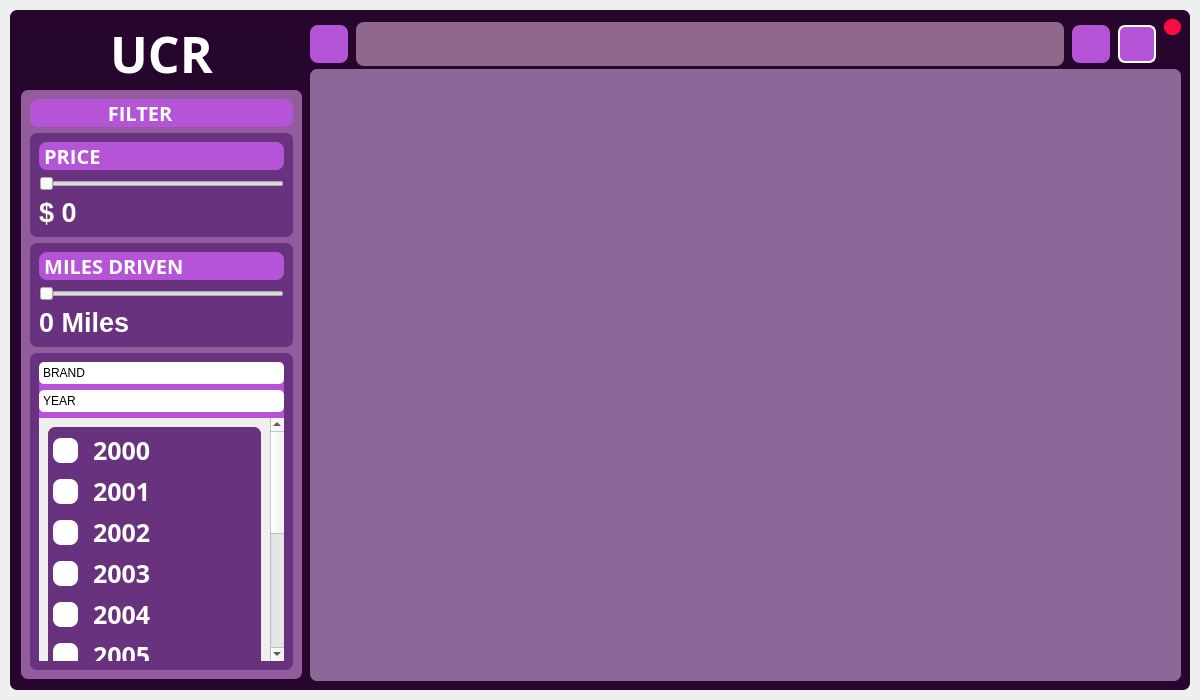
<?xml version="1.0" encoding="UTF-8"?>
<ui version="4.0">
 <class>MainWindow</class>
 <widget class="QMainWindow" name="MainWindow">
  <property name="geometry">
   <rect>
    <x>0</x>
    <y>0</y>
    <width>1200</width>
    <height>700</height>
   </rect>
  </property>
  <property name="windowTitle">
   <string>MainWindow</string>
  </property>
  <widget class="QWidget" name="centralwidget">
   <layout class="QVBoxLayout" name="background_frame_2">
    <property name="spacing">
     <number>0</number>
    </property>
    <property name="leftMargin">
     <number>10</number>
    </property>
    <property name="topMargin">
     <number>10</number>
    </property>
    <property name="rightMargin">
     <number>10</number>
    </property>
    <property name="bottomMargin">
     <number>10</number>
    </property>
    <item>
     <widget class="QFrame" name="background_frame">
      <property name="styleSheet">
       <string notr="true">QFrame {
	background-color: #27062D;
	border-radius: 7px; 
}</string>
      </property>
      <property name="frameShape">
       <enum>QFrame::NoFrame</enum>
      </property>
      <property name="frameShadow">
       <enum>QFrame::Raised</enum>
      </property>
      <layout class="QHBoxLayout" name="horizontalLayout">
       <item>
        <widget class="QFrame" name="left_main_frame">
         <property name="minimumSize">
          <size>
           <width>0</width>
           <height>0</height>
          </size>
         </property>
         <property name="maximumSize">
          <size>
           <width>285</width>
           <height>16777215</height>
          </size>
         </property>
         <property name="styleSheet">
          <string notr="true">QFrame {
	background-color: #27062D;
	border-radius: 7px; 
}</string>
         </property>
         <property name="frameShape">
          <enum>QFrame::StyledPanel</enum>
         </property>
         <property name="frameShadow">
          <enum>QFrame::Raised</enum>
         </property>
         <layout class="QVBoxLayout" name="verticalLayout_2" stretch="0,0">
          <property name="spacing">
           <number>0</number>
          </property>
          <property name="leftMargin">
           <number>0</number>
          </property>
          <property name="topMargin">
           <number>0</number>
          </property>
          <property name="rightMargin">
           <number>0</number>
          </property>
          <property name="bottomMargin">
           <number>0</number>
          </property>
          <item>
           <widget class="QFrame" name="logo_frame">
            <property name="maximumSize">
             <size>
              <width>16777215</width>
              <height>70</height>
             </size>
            </property>
            <property name="styleSheet">
             <string notr="true">QFrame {
	background-color: #27062D;
	border-radius: 7px; 
}</string>
            </property>
            <property name="frameShape">
             <enum>QFrame::StyledPanel</enum>
            </property>
            <property name="frameShadow">
             <enum>QFrame::Raised</enum>
            </property>
            <layout class="QVBoxLayout" name="verticalLayout_14">
             <property name="spacing">
              <number>0</number>
             </property>
             <property name="leftMargin">
              <number>0</number>
             </property>
             <property name="topMargin">
              <number>0</number>
             </property>
             <property name="rightMargin">
              <number>0</number>
             </property>
             <property name="bottomMargin">
              <number>0</number>
             </property>
             <item alignment="Qt::AlignTop">
              <widget class="QPushButton" name="Hbutton">
               <property name="minimumSize">
                <size>
                 <width>0</width>
                 <height>0</height>
                </size>
               </property>
               <property name="maximumSize">
                <size>
                 <width>1000</width>
                 <height>100</height>
                </size>
               </property>
               <property name="cursor">
                <cursorShape>PointingHandCursor</cursorShape>
               </property>
               <property name="styleSheet">
                <string notr="true">QPushButton { 
	border:none;
	background-color: #27062D;
	font-size: 50px; 
	font-weight: bold; 
	font-family: Segoe Print;
	color: white;
} 

QPushButton:hover {
	color: rgb(156,39,176);
}

</string>
               </property>
               <property name="text">
                <string>UCR</string>
               </property>
              </widget>
             </item>
            </layout>
           </widget>
          </item>
          <item>
           <widget class="QFrame" name="filter_frame">
            <property name="styleSheet">
             <string notr="true">QFrame{
	background-color: #27062D;
}</string>
            </property>
            <property name="frameShape">
             <enum>QFrame::StyledPanel</enum>
            </property>
            <property name="frameShadow">
             <enum>QFrame::Raised</enum>
            </property>
            <layout class="QVBoxLayout" name="verticalLayout_15">
             <property name="spacing">
              <number>2</number>
             </property>
             <property name="leftMargin">
              <number>2</number>
             </property>
             <property name="topMargin">
              <number>2</number>
             </property>
             <property name="rightMargin">
              <number>2</number>
             </property>
             <property name="bottomMargin">
              <number>2</number>
             </property>
             <item>
              <widget class="QFrame" name="inside_filter_frame">
               <property name="styleSheet">
                <string notr="true">QFrame {
	background-color: rgb(146, 91, 156);
}</string>
               </property>
               <property name="frameShape">
                <enum>QFrame::StyledPanel</enum>
               </property>
               <property name="frameShadow">
                <enum>QFrame::Raised</enum>
               </property>
               <layout class="QVBoxLayout" name="verticalLayout_6">
                <item>
                 <widget class="QLabel" name="label">
                  <property name="styleSheet">
                   <string notr="true">QLabel {
	background-color: #B554D7;
	border-radius: 8px; 
	font-size: 20px;
	font-weight: bold;
	font-family: Open Sans; 
	color:white;
	text-align: center;
} </string>
                  </property>
                  <property name="text">
                   <string>               FILTER</string>
                  </property>
                 </widget>
                </item>
                <item>
                 <widget class="QFrame" name="price_frame">
                  <property name="styleSheet">
                   <string notr="true">QFrame {
	background-color: rgb(105, 50, 126);
}</string>
                  </property>
                  <property name="frameShape">
                   <enum>QFrame::StyledPanel</enum>
                  </property>
                  <property name="frameShadow">
                   <enum>QFrame::Raised</enum>
                  </property>
                  <layout class="QVBoxLayout" name="verticalLayout_9">
                   <item alignment="Qt::AlignTop">
                    <widget class="QLabel" name="price_bar">
                     <property name="styleSheet">
                      <string notr="true">QLabel {
	background-color: #B554D7;
	border-radius: 8px; 
	font-size: 20px;
	font-weight: bold;
	font-family: Open Sans; 
	color:white
} </string>
                     </property>
                     <property name="text">
                      <string> PRICE</string>
                     </property>
                    </widget>
                   </item>
                   <item>
                    <widget class="QSlider" name="price_slider">
                     <property name="cursor">
                      <cursorShape>PointingHandCursor</cursorShape>
                     </property>
                     <property name="maximum">
                      <number>50000</number>
                     </property>
                     <property name="pageStep">
                      <number>1</number>
                     </property>
                     <property name="orientation">
                      <enum>Qt::Horizontal</enum>
                     </property>
                     <property name="tickPosition">
                      <enum>QSlider::NoTicks</enum>
                     </property>
                     <property name="tickInterval">
                      <number>1</number>
                     </property>
                    </widget>
                   </item>
                   <item>
                    <widget class="QLabel" name="price_label">
                     <property name="styleSheet">
                      <string notr="true">QLabel {
	color:white;
	font-size:20pt;
	font-weight:bold;
}</string>
                     </property>
                     <property name="text">
                      <string>$ 0</string>
                     </property>
                    </widget>
                   </item>
                  </layout>
                 </widget>
                </item>
                <item>
                 <widget class="QFrame" name="mile_frame">
                  <property name="styleSheet">
                   <string notr="true">QFrame {
	background-color: rgb(105, 50, 126);
}</string>
                  </property>
                  <property name="frameShape">
                   <enum>QFrame::StyledPanel</enum>
                  </property>
                  <property name="frameShadow">
                   <enum>QFrame::Raised</enum>
                  </property>
                  <layout class="QVBoxLayout" name="verticalLayout_10">
                   <item alignment="Qt::AlignTop">
                    <widget class="QLabel" name="miles_bar">
                     <property name="styleSheet">
                      <string notr="true">QLabel {
	background-color: #B554D7;
	border-radius: 8px; 
	font-size: 20px;
	font-weight: bold;
	font-family: Open Sans; 
	color:white;
} </string>
                     </property>
                     <property name="text">
                      <string> MILES DRIVEN</string>
                     </property>
                    </widget>
                   </item>
                   <item>
                    <widget class="QSlider" name="miles_slider">
                     <property name="cursor">
                      <cursorShape>PointingHandCursor</cursorShape>
                     </property>
                     <property name="maximum">
                      <number>100000</number>
                     </property>
                     <property name="pageStep">
                      <number>1</number>
                     </property>
                     <property name="orientation">
                      <enum>Qt::Horizontal</enum>
                     </property>
                     <property name="tickPosition">
                      <enum>QSlider::NoTicks</enum>
                     </property>
                    </widget>
                   </item>
                   <item>
                    <widget class="QLabel" name="mile_label">
                     <property name="styleSheet">
                      <string notr="true">QLabel {
	color:white;
	font-size:20pt;
	font-weight:bold;
}</string>
                     </property>
                     <property name="text">
                      <string>0 Miles</string>
                     </property>
                    </widget>
                   </item>
                  </layout>
                 </widget>
                </item>
                <item>
                 <widget class="QFrame" name="drop_down_frame">
                  <property name="styleSheet">
                   <string notr="true">QFrame {
	background-color: rgb(105, 50, 126);
}</string>
                  </property>
                  <property name="frameShape">
                   <enum>QFrame::StyledPanel</enum>
                  </property>
                  <property name="frameShadow">
                   <enum>QFrame::Raised</enum>
                  </property>
                  <layout class="QVBoxLayout" name="verticalLayout_16">
                   <item>
                    <widget class="QToolBox" name="year_brand_dropdown">
                     <property name="cursor">
                      <cursorShape>PointingHandCursor</cursorShape>
                     </property>
                     <property name="styleSheet">
                      <string notr="true">QToolBox {
	background-color: #B554D7;
	border-radius: 8px;
	font-size:20pt; 
	font-weight: bold;
	font-family: Open Sans; 
	color:white;
	text-align: left;
}

QToolBox::tab{
	border-radius: 5px;
	background-color: white;
	text-align: left;
}</string>
                     </property>
                     <property name="currentIndex">
                      <number>1</number>
                     </property>
                     <widget class="QWidget" name="brand_title">
                      <property name="geometry">
                       <rect>
                        <x>0</x>
                        <y>0</y>
                        <width>228</width>
                        <height>303</height>
                       </rect>
                      </property>
                      <attribute name="label">
                       <string>BRAND</string>
                      </attribute>
                      <layout class="QVBoxLayout" name="verticalLayout_4">
                       <item>
                        <widget class="QFrame" name="brand_check_frame">
                         <property name="frameShape">
                          <enum>QFrame::StyledPanel</enum>
                         </property>
                         <property name="frameShadow">
                          <enum>QFrame::Raised</enum>
                         </property>
                         <layout class="QVBoxLayout" name="verticalLayout_7">
                          <property name="spacing">
                           <number>5</number>
                          </property>
                          <property name="leftMargin">
                           <number>5</number>
                          </property>
                          <property name="topMargin">
                           <number>5</number>
                          </property>
                          <property name="rightMargin">
                           <number>5</number>
                          </property>
                          <property name="bottomMargin">
                           <number>5</number>
                          </property>
                          <item>
                           <widget class="QCheckBox" name="nis_check">
                            <property name="cursor">
                             <cursorShape>PointingHandCursor</cursorShape>
                            </property>
                            <property name="styleSheet">
                             <string notr="true">QCheckBox::indicator{ 
	width:25px;
	height:25px; 
	background-color:white;
	border-radius: 8px; 
}

QCheckBox {
	font-size: 25px;
	spacing:15px;
	color:white;
	font-weight:bold;
	font-family: Open Sans; 
}

QCheckBox::indicator:unchecked {
	background-color: white;
}

QCheckBox::indicator:checked {
	background-color:rgb(255, 108, 235)
}</string>
                            </property>
                            <property name="text">
                             <string>Nissan</string>
                            </property>
                           </widget>
                          </item>
                          <item>
                           <widget class="QCheckBox" name="lex_check">
                            <property name="cursor">
                             <cursorShape>PointingHandCursor</cursorShape>
                            </property>
                            <property name="styleSheet">
                             <string notr="true">QCheckBox::indicator{ 
	width:25px;
	height:25px; 
	background-color:white;
	border-radius: 8px; 
}

QCheckBox {
	font-size: 25px;
	spacing:15px;
	color:white;
	font-weight:bold;
	font-family: Open Sans; 
}

QCheckBox::indicator:unchecked {
	background-color: white;
}

QCheckBox::indicator:checked {
	background-color:rgb(255, 108, 235)
}</string>
                            </property>
                            <property name="text">
                             <string>Lexus</string>
                            </property>
                           </widget>
                          </item>
                          <item>
                           <widget class="QCheckBox" name="chev_check">
                            <property name="cursor">
                             <cursorShape>PointingHandCursor</cursorShape>
                            </property>
                            <property name="styleSheet">
                             <string notr="true">QCheckBox::indicator{ 
	width:25px;
	height:25px; 
	background-color:white;
	border-radius: 8px; 
}

QCheckBox {
	font-size: 25px;
	spacing:15px;
	color:white;
	font-weight:bold;
	font-family: Open Sans; 
}

QCheckBox::indicator:unchecked {
	background-color: white;
}

QCheckBox::indicator:checked {
	background-color:rgb(255, 108, 235)
}</string>
                            </property>
                            <property name="text">
                             <string>Chevrolet</string>
                            </property>
                           </widget>
                          </item>
                          <item>
                           <widget class="QCheckBox" name="ford_check">
                            <property name="cursor">
                             <cursorShape>PointingHandCursor</cursorShape>
                            </property>
                            <property name="styleSheet">
                             <string notr="true">QCheckBox::indicator{ 
	width:25px;
	height:25px; 
	background-color:white;
	border-radius: 8px; 
}

QCheckBox {
	font-size: 25px;
	spacing:15px;
	color:white;
	font-weight:bold;
	font-family: Open Sans; 
}

QCheckBox::indicator:unchecked {
	background-color: white;
}

QCheckBox::indicator:checked {
	background-color:rgb(255, 108, 235)
}</string>
                            </property>
                            <property name="text">
                             <string>Ford</string>
                            </property>
                           </widget>
                          </item>
                          <item>
                           <widget class="QCheckBox" name="tesla_check">
                            <property name="cursor">
                             <cursorShape>PointingHandCursor</cursorShape>
                            </property>
                            <property name="styleSheet">
                             <string notr="true">QCheckBox::indicator{ 
	width:25px;
	height:25px; 
	background-color:white;
	border-radius: 8px; 
}

QCheckBox {
	font-size: 25px;
	spacing:15px;
	color:white;
	font-weight:bold;
	font-family: Open Sans; 
}

QCheckBox::indicator:unchecked {
	background-color: white;
}

QCheckBox::indicator:checked {
	background-color:rgb(255, 108, 235)
}</string>
                            </property>
                            <property name="text">
                             <string>Tesla</string>
                            </property>
                           </widget>
                          </item>
                          <item>
                           <widget class="QCheckBox" name="bmw_check">
                            <property name="cursor">
                             <cursorShape>PointingHandCursor</cursorShape>
                            </property>
                            <property name="styleSheet">
                             <string notr="true">QCheckBox::indicator{ 
	width:25px;
	height:25px; 
	background-color:white;
	border-radius: 8px; 
}

QCheckBox {
	font-size: 25px;
	spacing:15px;
	color:white;
	font-weight:bold;
	font-family: Open Sans; 
}

QCheckBox::indicator:unchecked {
	background-color: white;
}

QCheckBox::indicator:checked {
	background-color:rgb(255, 108, 235)
}</string>
                            </property>
                            <property name="text">
                             <string>BMW</string>
                            </property>
                           </widget>
                          </item>
                          <item>
                           <widget class="QCheckBox" name="cad_check">
                            <property name="cursor">
                             <cursorShape>PointingHandCursor</cursorShape>
                            </property>
                            <property name="styleSheet">
                             <string notr="true">QCheckBox::indicator{ 
	width:25px;
	height:25px; 
	background-color:white;
	border-radius: 8px; 
}

QCheckBox {
	font-size: 25px;
	spacing:15px;
	color:white;
	font-weight:bold;
	font-family: Open Sans; 
}

QCheckBox::indicator:unchecked {
	background-color: white;
}

QCheckBox::indicator:checked {
	background-color:rgb(255, 108, 235)
}</string>
                            </property>
                            <property name="text">
                             <string>Cadillac</string>
                            </property>
                           </widget>
                          </item>
                          <item>
                           <widget class="QCheckBox" name="honda_check">
                            <property name="cursor">
                             <cursorShape>PointingHandCursor</cursorShape>
                            </property>
                            <property name="styleSheet">
                             <string notr="true">QCheckBox::indicator{ 
	width:25px;
	height:25px; 
	background-color:white;
	border-radius: 8px; 
}

QCheckBox {
	font-size: 25px;
	spacing:15px;
	color:white;
	font-weight:bold;
	font-family: Open Sans; 
}

QCheckBox::indicator:unchecked {
	background-color: white;
}

QCheckBox::indicator:checked {
	background-color:rgb(255, 108, 235)
}</string>
                            </property>
                            <property name="text">
                             <string>Honda</string>
                            </property>
                           </widget>
                          </item>
                         </layout>
                        </widget>
                       </item>
                      </layout>
                     </widget>
                     <widget class="QWidget" name="year_title">
                      <property name="geometry">
                       <rect>
                        <x>0</x>
                        <y>0</y>
                        <width>228</width>
                        <height>443</height>
                       </rect>
                      </property>
                      <attribute name="label">
                       <string>YEAR</string>
                      </attribute>
                      <layout class="QVBoxLayout" name="verticalLayout_8">
                       <item>
                        <widget class="QFrame" name="year_frame">
                         <property name="frameShape">
                          <enum>QFrame::StyledPanel</enum>
                         </property>
                         <property name="frameShadow">
                          <enum>QFrame::Raised</enum>
                         </property>
                         <layout class="QVBoxLayout" name="verticalLayout_11">
                          <property name="spacing">
                           <number>5</number>
                          </property>
                          <property name="leftMargin">
                           <number>5</number>
                          </property>
                          <property name="topMargin">
                           <number>5</number>
                          </property>
                          <property name="rightMargin">
                           <number>5</number>
                          </property>
                          <property name="bottomMargin">
                           <number>5</number>
                          </property>
                          <item>
                           <widget class="QCheckBox" name="year_check">
                            <property name="cursor">
                             <cursorShape>PointingHandCursor</cursorShape>
                            </property>
                            <property name="styleSheet">
                             <string notr="true">QCheckBox::indicator{ 
	width:25px;
	height:25px; 
	background-color:white;
	border-radius: 8px; 
}

QCheckBox {
	font-size: 25px;
	spacing:15px;
	color:white;
	font-weight:bold;
	font-family: Open Sans; 
}

QCheckBox::indicator:unchecked {
	background-color: white;
}

QCheckBox::indicator:checked {
	background-color:rgb(255, 108, 235)
}</string>
                            </property>
                            <property name="text">
                             <string>2000</string>
                            </property>
                           </widget>
                          </item>
                          <item>
                           <widget class="QCheckBox" name="year_check1">
                            <property name="cursor">
                             <cursorShape>PointingHandCursor</cursorShape>
                            </property>
                            <property name="styleSheet">
                             <string notr="true">QCheckBox::indicator{ 
	width:25px;
	height:25px; 
	background-color:white;
	border-radius: 8px; 
}

QCheckBox {
	font-size: 25px;
	spacing:15px;
	color:white;
	font-weight:bold;
	font-family: Open Sans; 
}

QCheckBox::indicator:unchecked {
	background-color: white;
}

QCheckBox::indicator:checked {
	background-color:rgb(255, 108, 235)
}</string>
                            </property>
                            <property name="text">
                             <string>2001</string>
                            </property>
                           </widget>
                          </item>
                          <item>
                           <widget class="QCheckBox" name="year_check2">
                            <property name="cursor">
                             <cursorShape>PointingHandCursor</cursorShape>
                            </property>
                            <property name="styleSheet">
                             <string notr="true">QCheckBox::indicator{ 
	width:25px;
	height:25px; 
	background-color:white;
	border-radius: 8px; 
}

QCheckBox {
	font-size: 25px;
	spacing:15px;
	color:white;
	font-weight:bold;
	font-family: Open Sans; 
}

QCheckBox::indicator:unchecked {
	background-color: white;
}

QCheckBox::indicator:checked {
	background-color:rgb(255, 108, 235)
}</string>
                            </property>
                            <property name="text">
                             <string>2002</string>
                            </property>
                           </widget>
                          </item>
                          <item>
                           <widget class="QCheckBox" name="year_check3">
                            <property name="cursor">
                             <cursorShape>PointingHandCursor</cursorShape>
                            </property>
                            <property name="styleSheet">
                             <string notr="true">QCheckBox::indicator{ 
	width:25px;
	height:25px; 
	background-color:white;
	border-radius: 8px; 
}

QCheckBox {
	font-size: 25px;
	spacing:15px;
	color:white;
	font-weight:bold;
	font-family: Open Sans; 
}

QCheckBox::indicator:unchecked {
	background-color: white;
}

QCheckBox::indicator:checked {
	background-color:rgb(255, 108, 235)
}</string>
                            </property>
                            <property name="text">
                             <string>2003</string>
                            </property>
                           </widget>
                          </item>
                          <item>
                           <widget class="QCheckBox" name="year_check4">
                            <property name="cursor">
                             <cursorShape>PointingHandCursor</cursorShape>
                            </property>
                            <property name="styleSheet">
                             <string notr="true">QCheckBox::indicator{ 
	width:25px;
	height:25px; 
	background-color:white;
	border-radius: 8px; 
}

QCheckBox {
	font-size: 25px;
	spacing:15px;
	color:white;
	font-weight:bold;
	font-family: Open Sans; 
}

QCheckBox::indicator:unchecked {
	background-color: white;
}

QCheckBox::indicator:checked {
	background-color:rgb(255, 108, 235)
}</string>
                            </property>
                            <property name="text">
                             <string>2004</string>
                            </property>
                           </widget>
                          </item>
                          <item>
                           <widget class="QCheckBox" name="year_check5">
                            <property name="cursor">
                             <cursorShape>PointingHandCursor</cursorShape>
                            </property>
                            <property name="styleSheet">
                             <string notr="true">QCheckBox::indicator{ 
	width:25px;
	height:25px; 
	background-color:white;
	border-radius: 8px; 
}

QCheckBox {
	font-size: 25px;
	spacing:15px;
	color:white;
	font-weight:bold;
	font-family: Open Sans; 
}

QCheckBox::indicator:unchecked {
	background-color: white;
}

QCheckBox::indicator:checked {
	background-color:rgb(255, 108, 235)
}</string>
                            </property>
                            <property name="text">
                             <string>2005</string>
                            </property>
                           </widget>
                          </item>
                          <item>
                           <widget class="QCheckBox" name="year_check6">
                            <property name="cursor">
                             <cursorShape>PointingHandCursor</cursorShape>
                            </property>
                            <property name="styleSheet">
                             <string notr="true">QCheckBox::indicator{ 
	width:25px;
	height:25px; 
	background-color:white;
	border-radius: 8px; 
}

QCheckBox {
	font-size: 25px;
	spacing:15px;
	color:white;
	font-weight:bold;
	font-family: Open Sans; 
}

QCheckBox::indicator:unchecked {
	background-color: white;
}

QCheckBox::indicator:checked {
	background-color:rgb(255, 108, 235)
}</string>
                            </property>
                            <property name="text">
                             <string>2006</string>
                            </property>
                           </widget>
                          </item>
                          <item>
                           <widget class="QCheckBox" name="year_check7">
                            <property name="cursor">
                             <cursorShape>PointingHandCursor</cursorShape>
                            </property>
                            <property name="styleSheet">
                             <string notr="true">QCheckBox::indicator{ 
	width:25px;
	height:25px; 
	background-color:white;
	border-radius: 8px; 
}

QCheckBox {
	font-size: 25px;
	spacing:15px;
	color:white;
	font-weight:bold;
	font-family: Open Sans; 
}

QCheckBox::indicator:unchecked {
	background-color: white;
}

QCheckBox::indicator:checked {
	background-color:rgb(255, 108, 235)
}</string>
                            </property>
                            <property name="text">
                             <string>2007</string>
                            </property>
                           </widget>
                          </item>
                          <item>
                           <widget class="QCheckBox" name="year_check8">
                            <property name="cursor">
                             <cursorShape>PointingHandCursor</cursorShape>
                            </property>
                            <property name="styleSheet">
                             <string notr="true">QCheckBox::indicator{ 
	width:25px;
	height:25px; 
	background-color:white;
	border-radius: 8px; 
}

QCheckBox {
	font-size: 25px;
	spacing:15px;
	color:white;
	font-weight:bold;
	font-family: Open Sans; 
}

QCheckBox::indicator:unchecked {
	background-color: white;
}

QCheckBox::indicator:checked {
	background-color:rgb(255, 108, 235)
}</string>
                            </property>
                            <property name="text">
                             <string>2008</string>
                            </property>
                           </widget>
                          </item>
                          <item>
                           <widget class="QCheckBox" name="year_check9">
                            <property name="cursor">
                             <cursorShape>PointingHandCursor</cursorShape>
                            </property>
                            <property name="styleSheet">
                             <string notr="true">QCheckBox::indicator{ 
	width:25px;
	height:25px; 
	background-color:white;
	border-radius: 8px; 
}

QCheckBox {
	font-size: 25px;
	spacing:15px;
	color:white;
	font-weight:bold;
	font-family: Open Sans; 
}

QCheckBox::indicator:unchecked {
	background-color: white;
}

QCheckBox::indicator:checked {
	background-color:rgb(255, 108, 235)
}</string>
                            </property>
                            <property name="text">
                             <string>2009</string>
                            </property>
                           </widget>
                          </item>
                          <item>
                           <widget class="QCheckBox" name="year_check10">
                            <property name="cursor">
                             <cursorShape>PointingHandCursor</cursorShape>
                            </property>
                            <property name="styleSheet">
                             <string notr="true">QCheckBox::indicator{ 
	width:25px;
	height:25px; 
	background-color:white;
	border-radius: 8px; 
}

QCheckBox {
	font-size: 25px;
	spacing:15px;
	color:white;
	font-weight:bold;
	font-family: Open Sans; 
}

QCheckBox::indicator:unchecked {
	background-color: white;
}

QCheckBox::indicator:checked {
	background-color:rgb(255, 108, 235)
}</string>
                            </property>
                            <property name="text">
                             <string>2010</string>
                            </property>
                           </widget>
                          </item>
                          <item>
                           <widget class="QCheckBox" name="year_check11">
                            <property name="cursor">
                             <cursorShape>PointingHandCursor</cursorShape>
                            </property>
                            <property name="styleSheet">
                             <string notr="true">QCheckBox::indicator{ 
	width:25px;
	height:25px; 
	background-color:white;
	border-radius: 8px; 
}

QCheckBox {
	font-size: 25px;
	spacing:15px;
	color:white;
	font-weight:bold;
	font-family: Open Sans; 
}

QCheckBox::indicator:unchecked {
	background-color: white;
}

QCheckBox::indicator:checked {
	background-color:rgb(255, 108, 235)
}</string>
                            </property>
                            <property name="text">
                             <string>2011</string>
                            </property>
                           </widget>
                          </item>
                         </layout>
                        </widget>
                       </item>
                      </layout>
                     </widget>
                    </widget>
                   </item>
                  </layout>
                 </widget>
                </item>
               </layout>
              </widget>
             </item>
            </layout>
           </widget>
          </item>
         </layout>
        </widget>
       </item>
       <item>
        <widget class="QFrame" name="right_main_frame">
         <property name="maximumSize">
          <size>
           <width>10000</width>
           <height>800</height>
          </size>
         </property>
         <property name="layoutDirection">
          <enum>Qt::LeftToRight</enum>
         </property>
         <property name="styleSheet">
          <string notr="true">QFrame{
	background-color: #27062D;
}</string>
         </property>
         <property name="frameShape">
          <enum>QFrame::StyledPanel</enum>
         </property>
         <property name="frameShadow">
          <enum>QFrame::Raised</enum>
         </property>
         <layout class="QVBoxLayout" name="verticalLayout">
          <property name="spacing">
           <number>0</number>
          </property>
          <property name="leftMargin">
           <number>0</number>
          </property>
          <property name="topMargin">
           <number>0</number>
          </property>
          <property name="rightMargin">
           <number>0</number>
          </property>
          <property name="bottomMargin">
           <number>0</number>
          </property>
          <item>
           <widget class="QFrame" name="upper_frame">
            <property name="minimumSize">
             <size>
              <width>0</width>
              <height>50</height>
             </size>
            </property>
            <property name="maximumSize">
             <size>
              <width>16777215</width>
              <height>55</height>
             </size>
            </property>
            <property name="styleSheet">
             <string notr="true">QFrame{
	background-color: #27062D;
}</string>
            </property>
            <property name="frameShape">
             <enum>QFrame::StyledPanel</enum>
            </property>
            <property name="frameShadow">
             <enum>QFrame::Raised</enum>
            </property>
            <layout class="QHBoxLayout" name="horizontalLayout_2">
             <property name="spacing">
              <number>8</number>
             </property>
             <property name="leftMargin">
              <number>0</number>
             </property>
             <property name="topMargin">
              <number>0</number>
             </property>
             <property name="rightMargin">
              <number>0</number>
             </property>
             <property name="bottomMargin">
              <number>0</number>
             </property>
             <item alignment="Qt::AlignRight">
              <widget class="QPushButton" name="filter_button">
               <property name="minimumSize">
                <size>
                 <width>38</width>
                 <height>38</height>
                </size>
               </property>
               <property name="sizeIncrement">
                <size>
                 <width>16</width>
                 <height>16</height>
                </size>
               </property>
               <property name="baseSize">
                <size>
                 <width>16</width>
                 <height>16</height>
                </size>
               </property>
               <property name="cursor">
                <cursorShape>PointingHandCursor</cursorShape>
               </property>
               <property name="styleSheet">
                <string notr="true">QPushButton {
	background-color: rgb(181, 84, 215);
	border-radius: 8px;
}

QPushButton:hover {
	background-color: rgba(181, 84, 215,150);
}</string>
               </property>
               <property name="text">
                <string/>
               </property>
               <property name="icon">
                <iconset>
                 <normaloff>:/Icons/Icons/checkbox.png</normaloff>:/Icons/Icons/checkbox.png</iconset>
               </property>
               <property name="iconSize">
                <size>
                 <width>38</width>
                 <height>38</height>
                </size>
               </property>
              </widget>
             </item>
             <item>
              <widget class="QLineEdit" name="search_bar">
               <property name="styleSheet">
                <string notr="true">QLineEdit {
	background-color: rgb(144,104,140);
	border-radius: 8px;
	font-size: 30px;
	color:white	;
	font-family: Open Sans;
}

</string>
               </property>
              </widget>
             </item>
             <item>
              <widget class="QPushButton" name="search_button">
               <property name="minimumSize">
                <size>
                 <width>38</width>
                 <height>38</height>
                </size>
               </property>
               <property name="sizeIncrement">
                <size>
                 <width>16</width>
                 <height>16</height>
                </size>
               </property>
               <property name="baseSize">
                <size>
                 <width>16</width>
                 <height>16</height>
                </size>
               </property>
               <property name="cursor">
                <cursorShape>PointingHandCursor</cursorShape>
               </property>
               <property name="styleSheet">
                <string notr="true">QPushButton {
	background-color: rgb(181, 84, 215);
	border-radius: 8px;
}

QPushButton:hover {
	background-color: rgba(181, 84, 215,150);
}</string>
               </property>
               <property name="text">
                <string/>
               </property>
              </widget>
             </item>
             <item>
              <widget class="QFrame" name="refresh_button">
               <property name="minimumSize">
                <size>
                 <width>38</width>
                 <height>38</height>
                </size>
               </property>
               <property name="maximumSize">
                <size>
                 <width>38</width>
                 <height>38</height>
                </size>
               </property>
               <property name="cursor">
                <cursorShape>PointingHandCursor</cursorShape>
               </property>
               <property name="styleSheet">
                <string notr="true">QFrame {
	background-color: rgb(181,84,215);
	border: 2px solid rgb(255, 255, 255);
	border-radius: 7px; 
}

QFrame:hover{
	background-color: rgba(181,84,215,150);
	border: 2px solid rgba(181,84,215,150);
}


</string>
               </property>
               <property name="frameShape">
                <enum>QFrame::StyledPanel</enum>
               </property>
               <property name="frameShadow">
                <enum>QFrame::Raised</enum>
               </property>
              </widget>
             </item>
             <item alignment="Qt::AlignRight|Qt::AlignTop">
              <widget class="QPushButton" name="quit_button">
               <property name="minimumSize">
                <size>
                 <width>16</width>
                 <height>16</height>
                </size>
               </property>
               <property name="maximumSize">
                <size>
                 <width>17</width>
                 <height>17</height>
                </size>
               </property>
               <property name="cursor">
                <cursorShape>PointingHandCursor</cursorShape>
               </property>
               <property name="layoutDirection">
                <enum>Qt::RightToLeft</enum>
               </property>
               <property name="autoFillBackground">
                <bool>false</bool>
               </property>
               <property name="styleSheet">
                <string notr="true">QPushButton {
	background-color: rgb(255, 11, 68);
	border-radius: 8px; 
	border: none;
}

QPushButton:hover {
	background-color: rgba(255, 11, 68, 150);
}
	</string>
               </property>
               <property name="text">
                <string/>
               </property>
              </widget>
             </item>
            </layout>
           </widget>
          </item>
          <item>
           <widget class="QFrame" name="car_infor_frame">
            <property name="styleSheet">
             <string notr="true">QFrame{ 
	background-color: rgb(140, 104, 152);
}</string>
            </property>
            <property name="frameShape">
             <enum>QFrame::StyledPanel</enum>
            </property>
            <property name="frameShadow">
             <enum>QFrame::Raised</enum>
            </property>
            <layout class="QVBoxLayout" name="verticalLayout_3">
             <item>
              <widget class="QTableWidget" name="cdt"/>
             </item>
            </layout>
           </widget>
          </item>
         </layout>
        </widget>
       </item>
      </layout>
     </widget>
    </item>
   </layout>
  </widget>
 </widget>
 <resources/>
 <connections/>
</ui>
